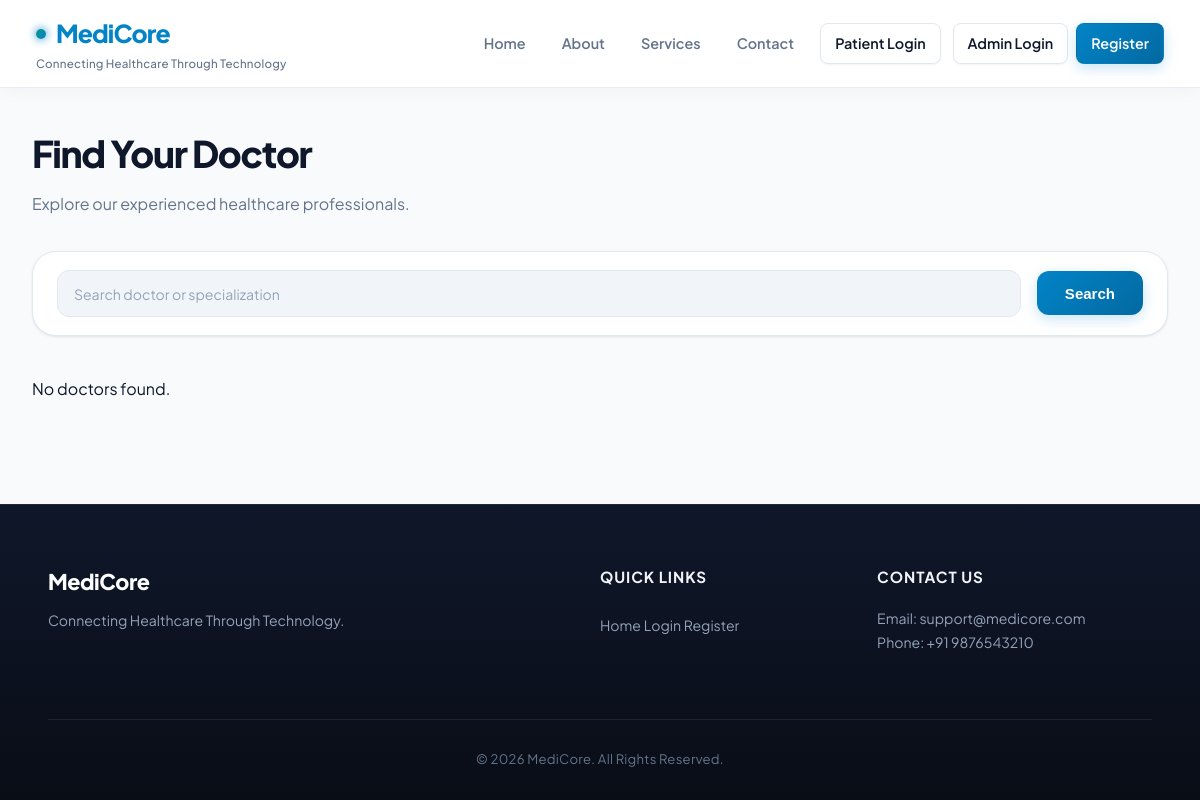
The app's page /doctors/, older data.
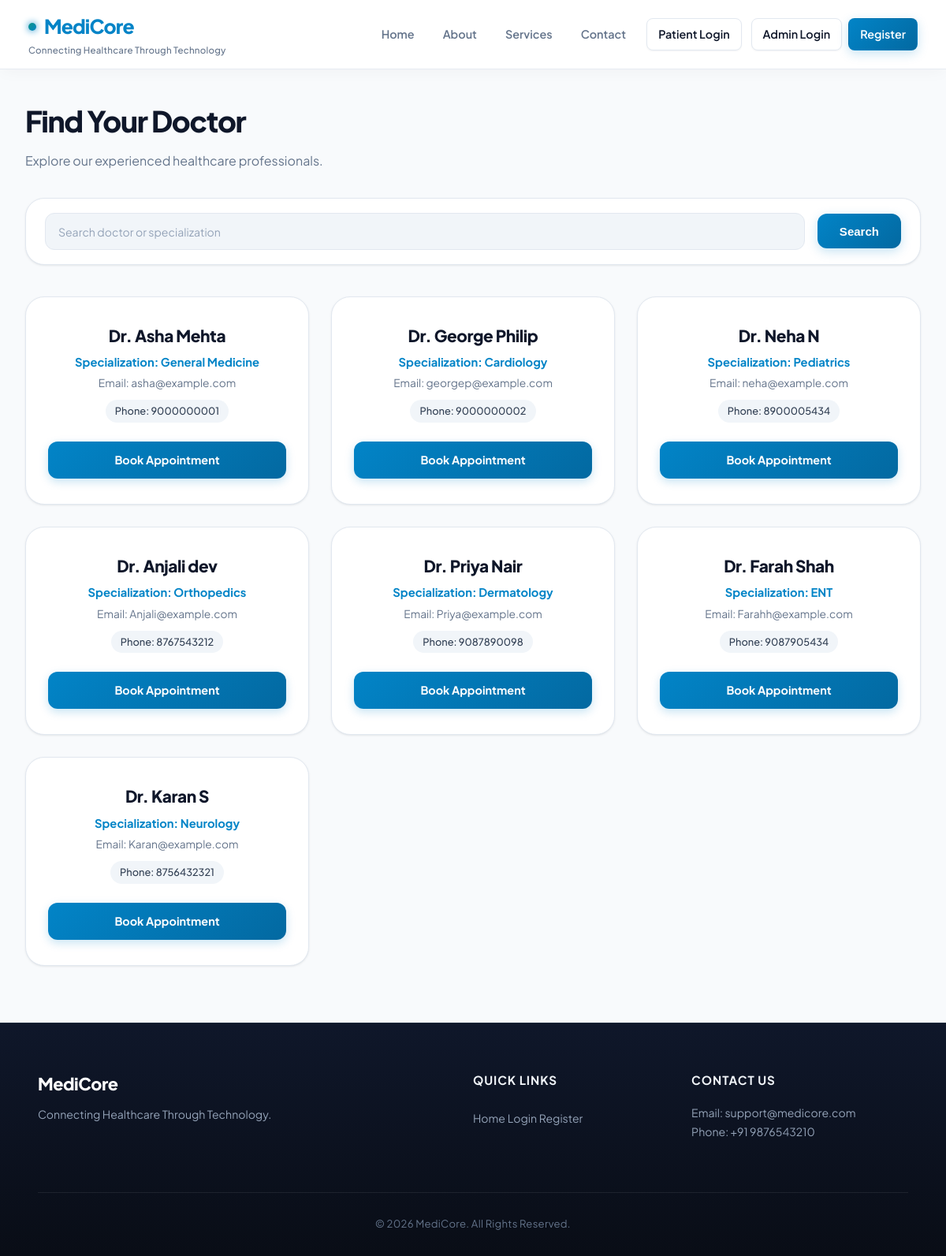
The same page, newer data.
### PulsePoint/models.py (models this page shows, shortened)
class Doctor(models.Model):
    full_name = models.CharField(max_length=100)
    specialization = models.CharField(max_length=100)
    phone = models.CharField(max_length=15, blank=True)
    email = models.EmailField(blank=True)
    is_available = models.BooleanField(default=True)

### PulsePoint/views.py (the view)
# urls.py: path('doctors/', views.doctors, name='doctors'),
def doctors(request):
    search = request.GET.get("search", "").strip()
    doctor_list = Doctor.objects.filter(is_available=True)
    if search:
        doctor_list = doctor_list.filter(
            models.Q(full_name__icontains=search)
            | models.Q(specialization__icontains=search)
        )
    return render(request, "doctors.html", {"doctors": doctor_list})

### PulsePoint/templates/doctors.html (shortened to what this page needs)
{% extends 'base.html' %}
{% load static %}
{% block css %}
<link rel="stylesheet" href="{% static 'css/doctors.css' %}">
{% endblock %}
{% block content %}
<section class="doctors-section">
    <h1>Find Your Doctor</h1>
    <p>Explore our experienced healthcare professionals.</p>
    <form method="GET">
    <input
        type="text"
        name="search"
        placeholder="Search doctor or specialization"
        value="{{ request.GET.search }}"
    >
    <button type="submit">Search</button>
</form>
    <div class="doctor-container">
    {% for doctor in doctors %}
        <div class="doctor-card">
            <h2>Dr. {{ doctor.full_name }}</h2>
            <p>Specialization: {{ doctor.specialization }}</p>
            {% if doctor.email %}
                <p>Email: {{ doctor.email }}</p>
            {% endif %}
            {% if doctor.phone %}
                <p>Phone: {{ doctor.phone }}</p>
            {% endif %}
            <a href="{% url 'book_appointment' %}">Book Appointment</a>
        </div>
    {% empty %}
        <p>No doctors found.</p>
    {% endfor %}
</div>
</section>
{% endblock %}

Row changes from the older to the newer data that the page shows:
added Doctor: full_name "Asha Mehta", specialization "General Medicine", email "asha@example.com", phone "9000000001"
added Doctor: full_name "George Philip", specialization "Cardiology", email "georgep@example.com", phone "9000000002"
added Doctor: full_name "Neha N", specialization "Pediatrics", email "neha@example.com", phone "8900005434"
added Doctor: full_name "Anjali dev", specialization "Orthopedics", email "Anjali@example.com", phone "8767543212"
added Doctor: full_name "Priya Nair", specialization "Dermatology", email "Priya@example.com", phone "9087890098"
added Doctor: full_name "Farah Shah", specialization "ENT", email "Farahh@example.com", phone "9087905434"
added Doctor: full_name "Karan S", specialization "Neurology", email "Karan@example.com", phone "8756432321"
Text that changed along with them:
text no longer shown: "No doctors found."
